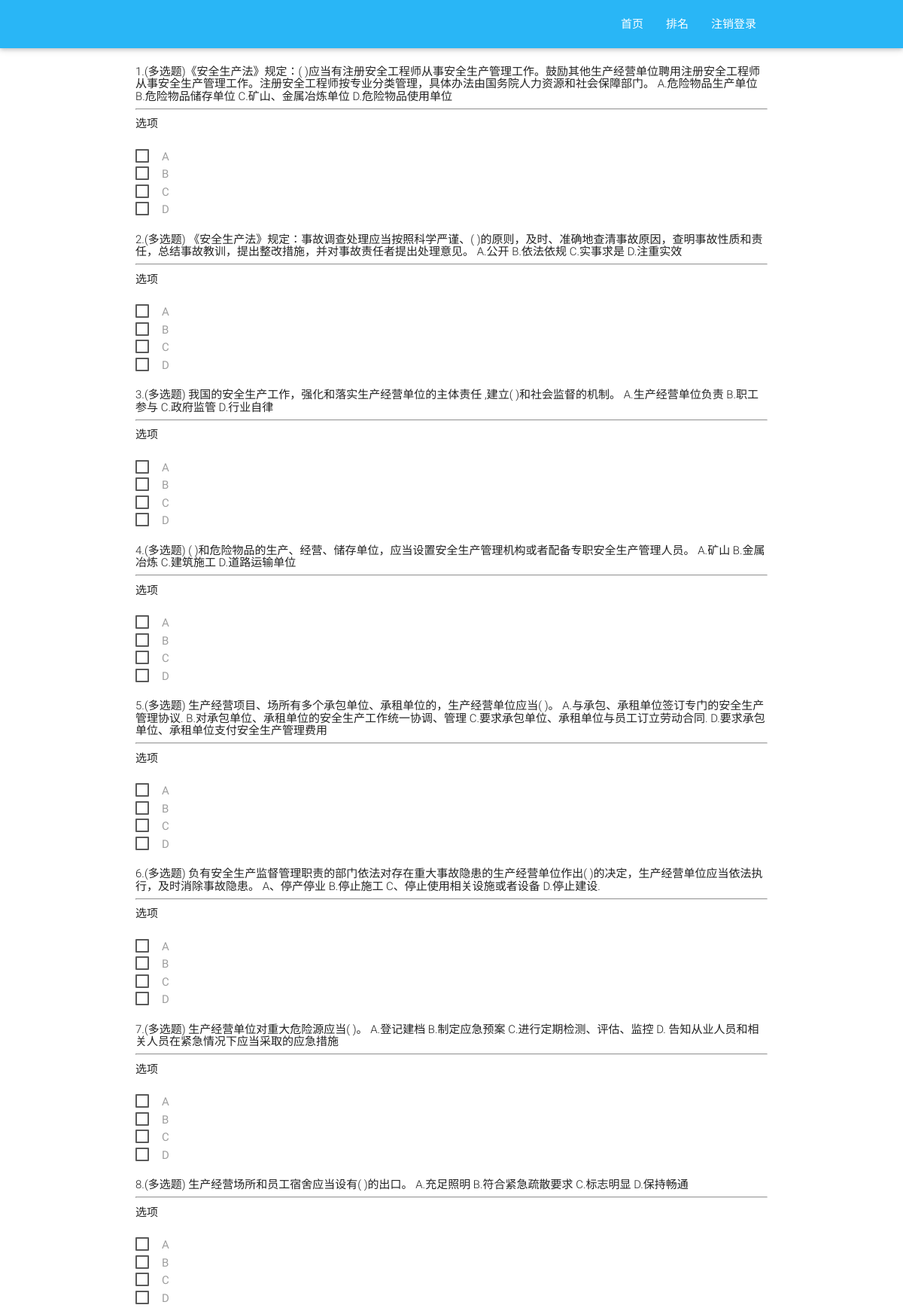
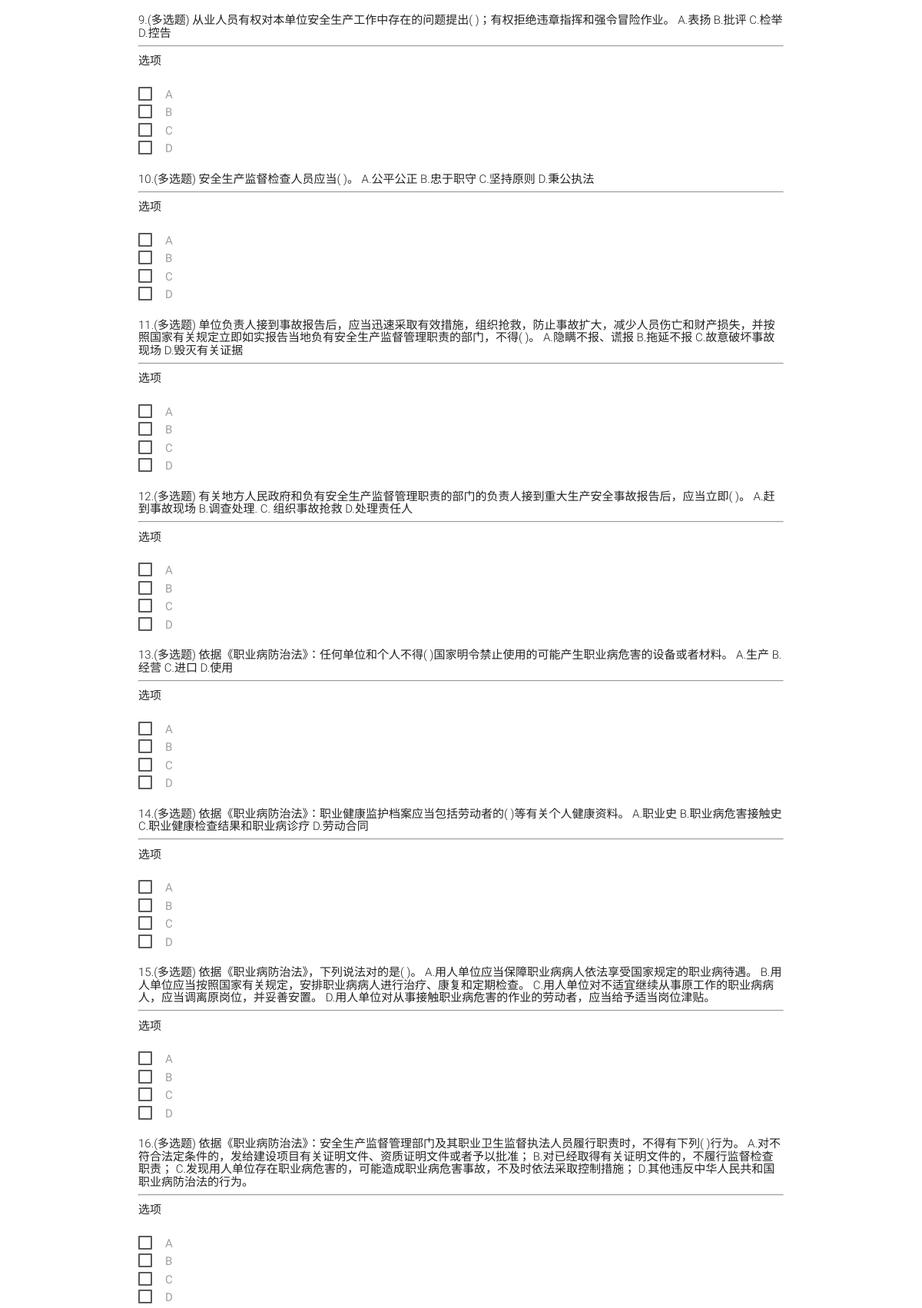
The app's page /WebWork/problemshow.php?type=duoxuan (signed in, upper part) with its own data (2 pictures, top to bottom).
### tables this page shows
CREATE TABLE `duoxuan` (
  `id` int(10) UNSIGNED NOT NULL,
  `problem` varchar(4096) NOT NULL,
  `pro` varchar(4096) NOT NULL,
  `daan` varchar(1024) NOT NULL,
  `type` varchar(10) NOT NULL DEFAULT 'O',
  `who` varchar(10) NOT NULL
);

### WebWork/api/_problem.php (called while the page is built, shortened)
<?php
require("lib/config.php");
function selectDuoxuanProblem(){
    global $conn;
    $sql1="select pro, daan, type from duoxuan";
    $result1=mysqli_query($conn,$sql1);
    $array=array();
    if($result1){
        while($row=mysqli_fetch_array($result1)){
            $array[] = array(
                'pro'=>$row[0],
                'daan'=>$row[1],
                'type'=>$row[2],
            );
        }
        return $array;
    }
}

### WebWork/problemshow.php (the view, shortened to what this page needs)
<?php
require_once 'header.php';
require_once 'api/_problem.php';
?>
    <div class="container" style="margin-bottom: 35px;">
        <div class="section">
        <?php
            $array[]=array();
            if(isset($_GET['type'])){
                if($_GET['type']=="random"){
                    $array=selectRandomProblem();
                }else if($_GET['type']=="danxuan"){
                    $array=selectDanxuanProblem();
                }else if($_GET['type']=="duoxuan"){
                    $array=selectDuoxuanProblem();
                }else if($_GET['type']=="panduan"){
                    $array=selectPanduanProblem();
                }
            }else {
                echo "意图不明确";
            }
        ?>
        <?php
            $i=1;
            foreach ($array as $data){
                $typess="";
                if($data['type']=="P"){
                    $typess="(判断题)";
                }else if($data['type']=="N"){
                    $typess="(单选题)";
                }else if($data['type']=="O"){
                    $typess="(多选题)";
                }
                echo '<h6 class="header col s12 light">'.$i.'.'.$typess.$data['pro'].'</h6>'; ?>
                <form>
                    <hr>
                        选项<br/>
                        <div id="wrapper">
                            <span><label><input type="checkbox"class="input_check" value="A" id="<?php echo $i; ?>check1"><label>A</label></span><br>
                            <span><label><input type="checkbox"class="input_check" value="B" id="<?php echo $i; ?>check2"><label>B</label></span><br>
                            <?php if($data['type']!="P"){
                                echo '<span><label><input type="checkbox"class="input_check" value="C" id="'.$i.'check3"><label>C</label></span><br>
                    <span><label><input type="checkbox"class="input_check" value="D" id="'.$i.'check4"><label>D</label></span><br>';
                            }?>
                        </div>
                </form>
            <?php  $i++;}
        ?>
        </div>
    </div>
<?php
require_once 'footer.php';
?>

### WebWork/header.php (shortened to what this page needs)
<!DOCTYPE html>
<html lang="en">
<head>
    <link href="//fonts.lug.ustc.edu.cn/icon?family=Material+Icons" rel="stylesheet">
    <link href="asset/materialize/css/materialize.min.css" type="text/css" rel="stylesheet" media="screen,projection"/>
    <link href="asset/materialize/css/style.css" type="text/css" rel="stylesheet" media="screen,projection"/>
</head>
<body>
<nav class="light-blue lighten-1" role="navigation">
    <div class="nav-wrapper container"><a id="logo-container" href="index.php" class="brand-logo"><?php echo $_SESSION['title'];?></a>
        <ul class="right hide-on-med-and-down">
            <li><a href="index.php">首页</a></li>
            <li><a href="standing.php" >排名</a></li>
            <li><a href="lib/session_logout.php" >注销登录</a></li>
        </ul>
    </div>
</nav>

### WebWork/footer.php (shortened to what this page needs)
</body>
</html>

### WebWork/problemshow.php (style rules this page uses)
#wrapper { margin: 20px auto; }
#wrapper span { position: relative; }
#wrapper .input_check+label { display: inline-block;width: 20px;height: 20px;no-repeat;background-position: -31px -3px; }

### records on screen
duoxuan: type "(多选题)", pro "生产经营场所和员工宿舍应当设有( )的出口。 A.充足照明 B.符合紧急疏散要求 C.标志明显 D.保持畅通"
duoxuan: type "(多选题)", pro "安全生产监督检查人员应当( )。 A.公平公正 B.忠于职守 C.坚持原则 D.秉公执法"

### other values on screen
$typess "(多选题)"
$data['pro'] "《安全生产法》规定：( )应当有注册安全工程师从事安全生产管理工作。鼓励其他生产经营单位聘用注册安全工程师从事安全生产管理工作。注册安全工程师按专业分类管理，具体办法由国务院人力资源和社会保障部门。 A.危险物品生产单位 B.危险物品储存单位 C.矿山、金属冶炼单位 D.危险物品使用单位"
$data['pro'] "《安全生产法》规定：事故调查处理应当按照科学严谨、( )的原则，及时、准确地查清事故原因，查明事故性质和责任，总结事故教训，提出整改措施，并对事故责任者提出处理意见。 A.公开 B.依法依规 C.实事求是 D.注重实效"
$data['pro'] "我国的安全生产工作，强化和落实生产经营单位的主体责任 ,建立( )和社会监督的机制。 A.生产经营单位负责 B.职工参与 C.政府监管 D.行业自律"
$data['pro'] "( )和危险物品的生产、经营、储存单位，应当设置安全生产管理机构或者配备专职安全生产管理人员。 A.矿山 B.金属冶炼 C.建筑施工 D.道路运输单位"
$data['pro'] "生产经营项目、场所有多个承包单位、承租单位的，生产经营单位应当( )。 A.与承包、承租单位签订专门的安全生产管理协议. B.对承包单位、承租单位的安全生产工作统一协调、管理 C.要求承包单位、承租单位与员工订立劳动合同. D.要求承包单位、承租单位支付安全生产管理费用"
$data['pro'] "负有安全生产监督管理职责的部门依法对存在重大事故隐患的生产经营单位作出( )的决定，生产经营单位应当依法执行，及时消除事故隐患。 A、停产停业 B.停止施工 C、停止使用相关设施或者设备 D.停止建设."
$data['pro'] "生产经营单位对重大危险源应当( )。 A.登记建档 B.制定应急预案 C.进行定期检测、评估、监控 D. 告知从业人员和相关人员在紧急情况下应当采取的应急措施"
$data['pro'] "从业人员有权对本单位安全生产工作中存在的问题提出( )；有权拒绝违章指挥和强令冒险作业。 A.表扬 B.批评 C.检举 D.控告"
$data['pro'] "单位负责人接到事故报告后，应当迅速采取有效措施，组织抢救，防止事故扩大，减少人员伤亡和财产损失，并按照国家有关规定立即如实报告当地负有安全生产监督管理职责的部门，不得( )。 A.隐瞒不报、谎报 B.拖延不报 C.故意破坏事故现场 D.毁灭有关证据"
$data['pro'] "有关地方人民政府和负有安全生产监督管理职责的部门的负责人接到重大生产安全事故报告后，应当立即( )。 A.赶到事故现场 B.调查处理. C. 组织事故抢救 D.处理责任人"
$data['pro'] "依据《职业病防治法》：任何单位和个人不得( )国家明令禁止使用的可能产生职业病危害的设备或者材料。 A.生产 B.经营 C.进口 D.使用"
$data['pro'] "依据《职业病防治法》：职业健康监护档案应当包括劳动者的( )等有关个人健康资料。 A.职业史 B.职业病危害接触史 C.职业健康检查结果和职业病诊疗 D.劳动合同"
$data['pro'] "依据《职业病防治法》，下列说法对的是( )。 A.用人单位应当保障职业病病人依法享受国家规定的职业病待遇。 B.用人单位应当按照国家有关规定，安排职业病病人进行治疗、康复和定期检查。 C.用人单位对不适宜继续从事原工作的职业病病人，应当调离原岗位，并妥善安置。 D.用人单位对从事接触职业病危害的作业的劳动者，应当给予适当岗位津贴。"
$data['pro'] "依据《职业病防治法》：安全生产监督管理部门及其职业卫生监督执法人员履行职责时，不得有下列( )行为。 A.对不符合法定条件的，发给建设项目有关证明文件、资质证明文件或者予以批准； B.对已经取得有关证明文件的，不履行监督检查职责； C.发现用人单位存在职业病危害的，可能造成职业病危害事故，不及时依法采取控制措施； D.其他违反中华人民共和国职业病防治法的行为。"
